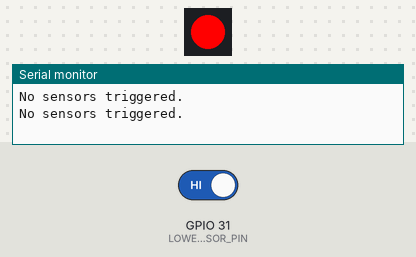
Recording of a program running on a simulated ESP8266 (NodeMCU). Parts: 1 RGB LEDs in strip order, left to right, the last lines printed to the serial monitor. The test bench sets the inputs (shaded band); at power-on: GPIO 31 (LOWER_SENSOR_PIN) HIGH.

Above: at 1.8 s.
1.9 s: GPIO 31 (LOWER_SENSOR_PIN) driven LOW
At 2.5 s:
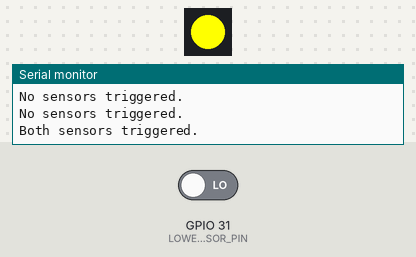
3.5 s: GPIO 31 (LOWER_SENSOR_PIN) driven HIGH
At 5.2 s:
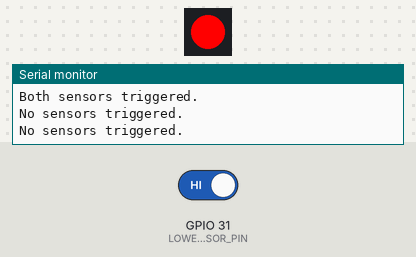
Timing chart, 0 to 6.7 s (numbered marks = the images above; inputs shaded):
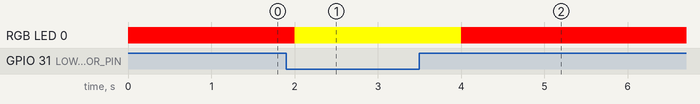

Measured:
- after the input at 1.9 s, RGB LED 0: RGB(255, 0, 0) → RGB(255, 255, 0) after 0.10 s
- after the input at 3.5 s, RGB LED 0: RGB(255, 255, 0) → RGB(255, 0, 0) after 0.50 s

The program:

main.cpp
```cpp
#include <Arduino.h>
#include <ESP8266WiFi.h>
#include <TaskScheduler.h>
#include <NeoPixelBus.h>

#pragma region Constants Typedefs

#define UPPER_SENSOR_PIN 30
#define LOWER_SENSOR_PIN 31

#define PIXEL_PIN 33

// This is the refresh interval in milliseconds for the sensor reading and LED update.
#define REFRESH_INTERVAL_MS 1000

// This is the pulse length in milliseconds for the flashing effect. I e half a cycle.
#define FLASHING_PULSE_MS 250

const static RgbColor Black(0, 0, 0);
const static RgbColor White(255, 255, 255);
const static RgbColor Red(255, 0, 0);
const static RgbColor Green(0, 255, 0);
const static RgbColor Blue(0, 0, 255);
const static RgbColor Yellow(255, 255, 0);
const static RgbColor Purple(255, 0, 255);

typedef NeoGrbFeature MyPixelColorFeature;
typedef NeoEsp8266DmaWs2812xMethod MyPixelColorMethod;

#pragma endregion

#pragma region Tasks

class ProbeSensorsTask : public Task
{
  private:
    NeoPixelBus<MyPixelColorFeature, MyPixelColorMethod> &_neoPixel;

    void execute()
    {
      bool lowerSensor = digitalRead(LOWER_SENSOR_PIN) == LOW;
      bool upperSensor = digitalRead(LOWER_SENSOR_PIN) == LOW;
      bool flashing = false;

      if(!lowerSensor && !upperSensor)
      {
        Serial.println("No sensors triggered.");
        flashing = true;
        _neoPixel.ClearTo(Red);
      }
      else if(lowerSensor && !upperSensor)
      {
        Serial.println("Lower sensor triggered.");
        _neoPixel.ClearTo(Green);
      }
      else if(!lowerSensor && upperSensor)
      {
        Serial.println("Only upper sensor triggered.");
        flashing = true;
        _neoPixel.ClearTo(Purple);
      }
      else if(lowerSensor && upperSensor)
      {
        Serial.println("Both sensors triggered.");
        _neoPixel.ClearTo(Yellow);
      }

      if(flashing && (millis() / FLASHING_PULSE_MS) & 1)
      {
        _neoPixel.ClearTo(Black);
      }

      _neoPixel.Show();
    }

  public:
    ProbeSensorsTask(Scheduler &scheduler, NeoPixelBus<MyPixelColorFeature, MyPixelColorMethod> &strip)
    : Task(REFRESH_INTERVAL_MS, TASK_FOREVER, [this]{execute();}, &scheduler, false),  _neoPixel(strip)
  {

  }
};

#pragma endregion

#pragma region Globals

NeoPixelBus<MyPixelColorFeature, MyPixelColorMethod> NeoPixel(1, PIXEL_PIN);

Scheduler TaskScheduler;

ProbeSensorsTask Refresher(TaskScheduler, NeoPixel);

#pragma endregion

void setup()
{
  // Turn off WiFi, to save power and preserve the ether
  WiFi.mode(WIFI_OFF);

  pinMode(PIXEL_PIN, OUTPUT);
  pinMode(LOWER_SENSOR_PIN, INPUT_PULLUP);
  pinMode(UPPER_SENSOR_PIN, INPUT_PULLUP);

  Serial.begin(115200);

  // NOTE: THIS MUST BE COMMENTED OUT WHEN NOT CONNECTED TO A COMPUTER!
  while (!Serial && millis() < 10000)
  {
    delay(100);
  }

  NeoPixel.Begin();
  NeoPixel.ClearTo(Black);
  NeoPixel.Show();

  TaskScheduler.enable();
  Refresher.enable();
}

void loop()
{
  // put your main code here, to run repeatedly:
  TaskScheduler.execute();
}
```
